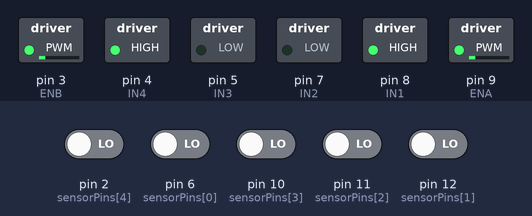
This sketch was run on a simulated Arduino Uno, built with avr-gcc and run on an emulated ATmega328P. On the bench: switched loads named in the sketch (green lamp = pin HIGH). The test bench sets the inputs (shaded band); at power-on: pin 2 (sensorPins[4]), pin 6 (sensorPins[0]), pin 10 (sensorPins[3]), pin 11 (sensorPins[2]), pin 12 (sensorPins[1]) LOW.

Above: at 1.2 s.
1.3 s: pin 2 (sensorPins[4]) driven HIGH
At 2.0 s:
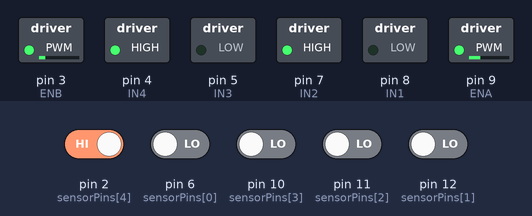
2.8 s: pin 6 (sensorPins[0]) driven HIGH
At 3.1 s:
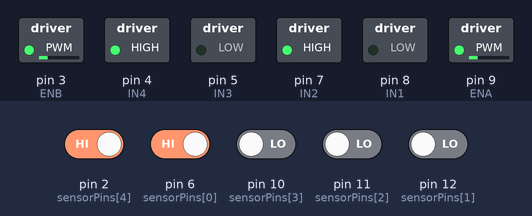
4.3 s: pin 10 (sensorPins[3]) driven HIGH
At 5.4 s:
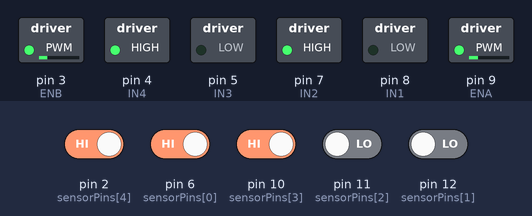
5.8 s: pin 11 (sensorPins[2]) driven HIGH
At 6.6 s:
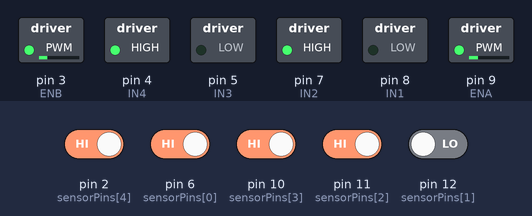
7.3 s: pin 12 (sensorPins[1]) driven HIGH
9.1 s: pin 2 (sensorPins[4]) driven LOW and pin 6 (sensorPins[0]) driven LOW and pin 10 (sensorPins[3]) driven LOW and pin 11 (sensorPins[2]) driven LOW and pin 12 (sensorPins[1]) driven LOW
At 10.56 s:
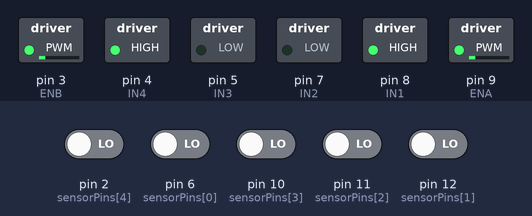
Timing chart, 0 to 12.1 s (numbered marks = the images above; inputs shaded):
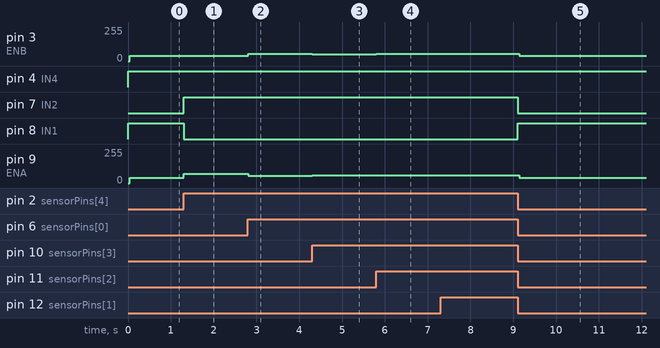

The sketch:

GPT_1.ino
```cpp
#define ENA 9  // Left Motor Speed
#define ENB 3  // Right Motor Speed
#define IN1 8  // Left Motor Direction
#define IN2 7
#define IN3 5  // Right Motor Direction
#define IN4 4

int sensorPins[5] = { 6, 12, 11, 10, 2 };  // IR Sensor Pins
int sensorValues[5];                       // Stores sensor readings
int position[] = { -2, -1, 0, 1, 2 };      // Sensor weight
float Kp = 8, Ki = 0, Kd = 6;             // PID Constants
float error = 0, previous_error = 0, integral = 0;
int baseSpeed = 55;
int startTime = 0;
int startFlag = 1;
int time = millis();

void setup() {
  // Serial.begin(9600);
  for (int i = 0; i < 5; i++) pinMode(sensorPins[i], INPUT);
  pinMode(ENA, OUTPUT);
  pinMode(ENB, OUTPUT);
  pinMode(IN1, OUTPUT);
  pinMode(IN2, OUTPUT);
  pinMode(IN3, OUTPUT);
  pinMode(IN4, OUTPUT);
}

void loop() {
  float sum = 0;
  int activeSensors = 0;
  int leftBiase = 0;

  // Serial.print("Active Sensors: ");

  // Read sensor values
  for (int i = 0; i < 5; i++) {
    sensorValues[i] = digitalRead(sensorPins[i]);
    if (sensorValues[i] == 1) {  // Sensor detects black
      sum += position[i];
      activeSensors++;
      // Serial.print(i);
      // Serial.print(", ");
    }
  }

  // if(startFlag) {
  //   startFlag = 0;
  //   analogWrite(ENA, 255);
  //   analogWrite(ENB, 255);
  //   digitalWrite(IN1, HIGH);
  //   digitalWrite(IN2, LOW);
  //   digitalWrite(IN3, LOW);
  //   digitalWrite(IN4, HIGH);
  //   delay(2);
  // }

  // Calculate error
  if (activeSensors >= 5) {
    error = -previous_error;
    // if (!startFlag) {
    //   startFlag = 1;
    //   startTime = millis();
    //   Serial.println("Started");
    // }
  } else if (activeSensors > 0) error = sum / activeSensors;
  else {
    error = previous_error;  // If no sensor detects black, use previous error
    // if (startFlag) {
    //   int currentTime = millis();
    //   if (currentTime - startTime > 300) {
    //     analogWrite(ENA, 0);
    //     analogWrite(ENB, 0);
    //     digitalWrite(IN1, LOW);
    //     digitalWrite(IN2, LOW);
    //     digitalWrite(IN3, LOW);
    //     digitalWrite(IN4, LOW);
    //     while (1) delay(5000);
    //   } else {
    //     startFlag = 0;
    //   }
    // }
  }

  // Serial.print("Sum: ");
  // Serial.print(sum);
  // Serial.print(", Error: ");
  // Serial.print(error);

  // PID Calculation
  float P = error;
  integral += error;
  float D = error - previous_error;
  float correction = (Kp * P) + (Kd * D);
  if (Ki) {
    correction += integral / Ki;
  }
  previous_error = error;

  // if(correction)
  //   baseSpeed = TSPEED;
  // else
  //   baseSpeed = SPEED;

  // Adjust motor speeds
  int leftSpeed = baseSpeed + correction;
  int rightSpeed = baseSpeed - correction;

  leftSpeed = constrain(leftSpeed, 0, 255);
  rightSpeed = constrain(rightSpeed, 0, 255);

  // Serial.print(", Correction: ");
  // Serial.println(correction);
  // Serial.print("Left: ");
  // Serial.print(leftSpeed);
  // Serial.print(", Right: ");
  // Serial.println(rightSpeed);

  if (activeSensors) {
    moveMotors(leftSpeed, rightSpeed, 0);
    startFlag = 0;
  }
  else {
      moveMotors(leftSpeed, rightSpeed, correction > 0 ? -1 : 1);

  }

  moveMotors(leftSpeed, rightSpeed, 0);
  delay(2);
}

void moveMotors(int left, int right, int flag) {
  int speed = 60;
  int activeSensors = 0;

  if (flag == 0) {
    analogWrite(ENA, left);
    analogWrite(ENB, right);
    digitalWrite(IN1, LOW);
    digitalWrite(IN2, HIGH);
    digitalWrite(IN3, LOW);
    digitalWrite(IN4, HIGH);
  } else {
    if (flag == 1) {
      analogWrite(ENA, speed);
      analogWrite(ENB, speed);
      digitalWrite(IN1, HIGH);
      digitalWrite(IN2, LOW);
      digitalWrite(IN3, LOW);
      digitalWrite(IN4, HIGH);
    } else {
      analogWrite(ENA, speed);
      analogWrite(ENB, speed);
      digitalWrite(IN1, LOW);
      digitalWrite(IN2, HIGH);
      digitalWrite(IN3, HIGH);
      digitalWrite(IN4, LOW);
    }

    int preMillis = millis();
    while (true) {
      for (int i = 0; i < 5; i++) {
        sensorValues[i] = digitalRead(sensorPins[i]);
        if (sensorValues[i] == 1) {
          activeSensors++;
        }
      }
      if (activeSensors)
        break;

      int currMillis = millis();
      if (currMillis - preMillis > 1300) {
        analogWrite(ENA, 255);
        analogWrite(ENB, 255);
        delay(2);
      }
      speed = constrain(speed - 1, 40, 60);
      analogWrite(ENA, speed);
      analogWrite(ENB, speed);
      delay(2);
    }
  }
}
```

Measured:
- after the input at 1.3 s, pin 3 (ENB): 40/255 → 39/255 at once; pin 7 (IN2): LOW → HIGH at once; pin 8 (IN1): HIGH → LOW at once; pin 9 (ENA): 40/255 → 71/255 at once
- after the input at 2.8 s, pin 3 (ENB): 39/255 → 55/255 at once; pin 9 (ENA): 71/255 → 55/255 at once
- after the input at 4.3 s, pin 3 (ENB): 55/255 → 52/255 at once; pin 9 (ENA): 55/255 → 57/255 at once
- after the input at 5.8 s, pin 3 (ENB): 52/255 → 53/255 at once
- after the input at 9.1 s, pin 3 (ENB): 53/255 → 40/255 at once; pin 7 (IN2): HIGH → LOW at once; pin 8 (IN1): LOW → HIGH at once; pin 9 (ENA): 57/255 → 40/255 at once
